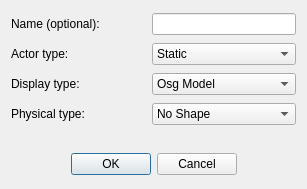
<?xml version="1.0" encoding="UTF-8"?>
<ui version="4.0">
 <class>DialogAddActor</class>
 <widget class="QDialog" name="DialogAddActor">
  <property name="geometry">
   <rect>
    <x>0</x>
    <y>0</y>
    <width>307</width>
    <height>189</height>
   </rect>
  </property>
  <property name="windowTitle">
   <string>Add Actor</string>
  </property>
  <property name="modal">
   <bool>true</bool>
  </property>
  <layout class="QGridLayout" name="gridLayout">
   <item row="0" column="0">
    <widget class="QLabel" name="label">
     <property name="text">
      <string>Name (optional):</string>
     </property>
    </widget>
   </item>
   <item row="0" column="2">
    <widget class="QLineEdit" name="lineEdit_name"/>
   </item>
   <item row="2" column="0">
    <widget class="QLabel" name="label_2">
     <property name="text">
      <string>Display type:</string>
     </property>
    </widget>
   </item>
   <item row="2" column="2">
    <widget class="QComboBox" name="comboBox_dtype">
     <item>
      <property name="text">
       <string>Osg Model</string>
      </property>
     </item>
     <item>
      <property name="text">
       <string>Sprite</string>
      </property>
     </item>
     <item>
      <property name="text">
       <string>Lba1 Model</string>
      </property>
     </item>
     <item>
      <property name="text">
       <string>Lba2 Model</string>
      </property>
     </item>
    </widget>
   </item>
   <item row="3" column="0">
    <widget class="QLabel" name="label_3">
     <property name="text">
      <string>Physical type:</string>
     </property>
    </widget>
   </item>
   <item row="3" column="2">
    <widget class="QComboBox" name="comboBox_ptype">
     <item>
      <property name="text">
       <string>No Shape</string>
      </property>
     </item>
     <item>
      <property name="text">
       <string>Box</string>
      </property>
     </item>
     <item>
      <property name="text">
       <string>Capsule</string>
      </property>
     </item>
     <item>
      <property name="text">
       <string>Sphere</string>
      </property>
     </item>
     <item>
      <property name="text">
       <string>Triangle Mesh</string>
      </property>
     </item>
    </widget>
   </item>
   <item row="6" column="0" colspan="3">
    <widget class="QDialogButtonBox" name="buttonBox">
     <property name="orientation">
      <enum>Qt::Horizontal</enum>
     </property>
     <property name="standardButtons">
      <set>QDialogButtonBox::Cancel|QDialogButtonBox::Ok</set>
     </property>
     <property name="centerButtons">
      <bool>true</bool>
     </property>
    </widget>
   </item>
   <item row="2" column="1">
    <spacer name="horizontalSpacer">
     <property name="orientation">
      <enum>Qt::Horizontal</enum>
     </property>
     <property name="sizeType">
      <enum>QSizePolicy::Preferred</enum>
     </property>
     <property name="sizeHint" stdset="0">
      <size>
       <width>40</width>
       <height>20</height>
      </size>
     </property>
    </spacer>
   </item>
   <item row="1" column="0">
    <widget class="QLabel" name="label_4">
     <property name="text">
      <string>Actor type:</string>
     </property>
    </widget>
   </item>
   <item row="1" column="2">
    <widget class="QComboBox" name="comboBox_atype">
     <item>
      <property name="text">
       <string>Static</string>
      </property>
     </item>
     <item>
      <property name="text">
       <string>Scripted</string>
      </property>
     </item>
     <item>
      <property name="text">
       <string>Movable</string>
      </property>
     </item>
    </widget>
   </item>
   <item row="4" column="0">
    <spacer name="verticalSpacer">
     <property name="orientation">
      <enum>Qt::Vertical</enum>
     </property>
     <property name="sizeType">
      <enum>QSizePolicy::Fixed</enum>
     </property>
     <property name="sizeHint" stdset="0">
      <size>
       <width>20</width>
       <height>20</height>
      </size>
     </property>
    </spacer>
   </item>
  </layout>
 </widget>
 <resources/>
 <connections>
  <connection>
   <sender>buttonBox</sender>
   <signal>rejected()</signal>
   <receiver>DialogAddActor</receiver>
   <slot>reject()</slot>
   <hints>
    <hint type="sourcelabel">
     <x>316</x>
     <y>260</y>
    </hint>
    <hint type="destinationlabel">
     <x>286</x>
     <y>274</y>
    </hint>
   </hints>
  </connection>
 </connections>
</ui>
